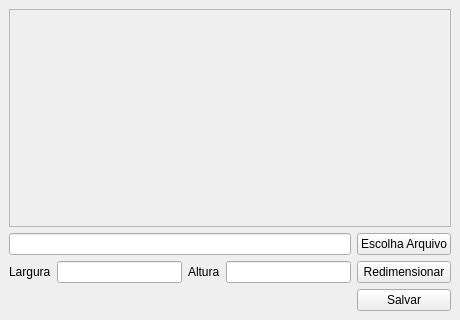
<?xml version="1.0" encoding="UTF-8"?>
<ui version="4.0">
 <class>MainWindow</class>
 <widget class="QMainWindow" name="MainWindow">
  <property name="geometry">
   <rect>
    <x>0</x>
    <y>0</y>
    <width>460</width>
    <height>320</height>
   </rect>
  </property>
  <property name="windowTitle">
   <string>Redimensionamento de imagens</string>
  </property>
  <widget class="QWidget" name="centralwidget">
   <layout class="QGridLayout" name="gridLayout">
    <item row="2" column="1">
     <widget class="QLineEdit" name="inputLargura"/>
    </item>
    <item row="2" column="2">
     <widget class="QLabel" name="label">
      <property name="text">
       <string>Altura</string>
      </property>
     </widget>
    </item>
    <item row="2" column="3">
     <widget class="QLineEdit" name="inputAltura"/>
    </item>
    <item row="2" column="4">
     <widget class="QPushButton" name="btnRedim">
      <property name="text">
       <string>Redimensionar</string>
      </property>
     </widget>
    </item>
    <item row="3" column="4">
     <widget class="QPushButton" name="btnSalvar">
      <property name="text">
       <string>Salvar</string>
      </property>
     </widget>
    </item>
    <item row="0" column="0" colspan="5">
     <widget class="QScrollArea" name="scrollArea">
      <property name="widgetResizable">
       <bool>true</bool>
      </property>
      <widget class="QWidget" name="scrollAreaWidgetContents">
       <property name="geometry">
        <rect>
         <x>0</x>
         <y>0</y>
         <width>440</width>
         <height>207</height>
        </rect>
       </property>
       <layout class="QGridLayout" name="gridLayout_2">
        <item row="0" column="0">
         <widget class="QLabel" name="labelImg">
          <property name="text">
           <string/>
          </property>
         </widget>
        </item>
       </layout>
      </widget>
     </widget>
    </item>
    <item row="1" column="4">
     <widget class="QPushButton" name="btnEscolheArq">
      <property name="text">
       <string>Escolha Arquivo</string>
      </property>
     </widget>
    </item>
    <item row="1" column="0" colspan="4">
     <widget class="QLineEdit" name="inputArquivo"/>
    </item>
    <item row="2" column="0">
     <widget class="QLabel" name="label_2">
      <property name="text">
       <string>Largura</string>
      </property>
     </widget>
    </item>
   </layout>
  </widget>
 </widget>
 <resources/>
 <connections/>
</ui>
